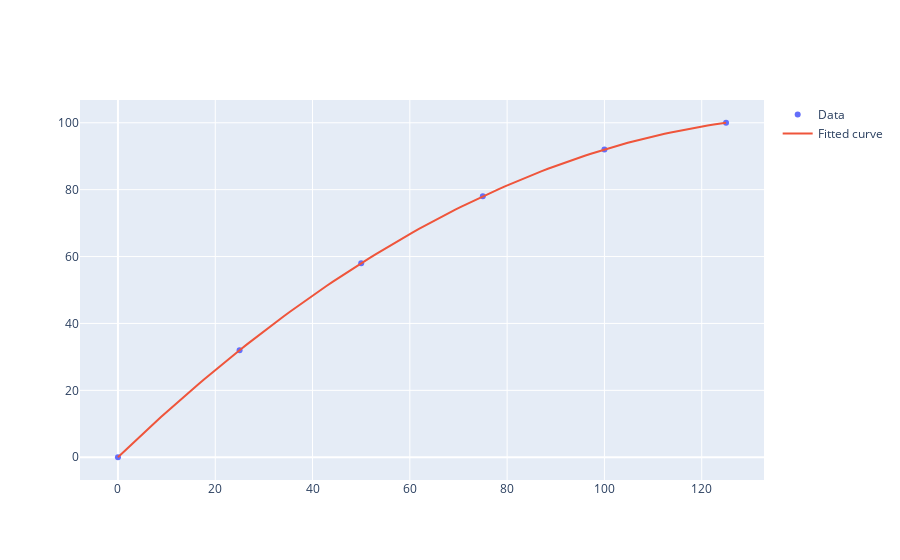

The notebook cell this image was saved under:
### Code cell
import numpy as np
from scipy.optimize import curve_fit
import plotly.graph_objects as go

t = np.array([0, 25, 50, 75, 100, 125])
y = np.array([0, 32, 58, 78, 92, 100])

def func(t, a, b, c):
    return a*t**2 + b*t + c

popt, _ = curve_fit(func, t, y)

a, b, c = popt
print(f"The fitted curve is: y = {a}*t^2 + {b}*t + {c}")

y_pred = func(t, a, b, c)
residuals = y - y_pred

ss_res = np.sum(residuals**2) 
ss_tot = np.sum((y - np.mean(y))**2)  
r_squared = 1 - (ss_res / ss_tot)  

print("Residuals:", residuals)
print("R-squared:", r_squared)

t_values = np.linspace(0, 125, 100)
fitted_curve = func(t_values, a, b, c)

scatter = go.Scatter(x=t, y=y, mode='markers', name='Data')
fitted_line = go.Scatter(x=t_values, y=fitted_curve, mode='lines', name='Fitted curve')

fig = go.Figure(data=[scatter, fitted_line])
fig.show()

def velocity(t):
    return 2*a*t + b

v = velocity(62.5)
print(f"Velocity at t = 62.5 s is {v} km/s")

### Figure 1 — Plotly figure (JSON) as saved in the notebook; plotly's stock layout.template omitted (floating-point values rounded to 4 significant figures)
{"data": [{"mode": "markers", "name": "Data", "x": [0, 25, 50, 75, 100, 125], "y": [0, 32, 58, 78, 92, 100], "type": "scatter"}, {"mode": "lines", "name": "Fitted curve", "x": [0.0, 1.263, 2.525, 3.788, 5.051, 6.313, 7.576, 8.838, 10.1, 11.36, 12.63, 13.89, 15.15, 16.41, 17.68, 18.94, 20.2, 21.46, 22.73, 23.99, 25.25, 26.52, 27.78, 29.04, 30.3, 31.57, 32.83, 34.09, 35.35, 36.62, 37.88, 39.14, 40.4, 41.67, 42.93, 44.19, 45.45, 46.72, 47.98, 49.24, 50.51, 51.77, 53.03, 54.29, 55.56, 56.82, 58.08, 59.34, 60.61, 61.87, 63.13, 64.39, 65.66, 66.92, 68.18, 69.44, 70.71, 71.97, 73.23, 74.49, 75.76, 77.02, 78.28, 79.55, 80.81, 82.07, 83.33, 84.6, 85.86, 87.12, 88.38, 89.65, 90.91, 92.17, 93.43, 94.7, 95.96, 97.22, 98.48, 99.75, 101.0, 102.3, 103.5, 104.8, 106.1, 107.3, 108.6, 109.8, 111.1, 112.4, 113.6, 114.9, 116.2, 117.4, 118.7, 119.9, 121.2, 122.5, 123.7, 125.0], "y": [2.813e-23, 1.76, 3.505, 5.234, 6.948, 8.647, 10.33, 12.0, 13.65, 15.29, 16.91, 18.52, 20.11, 21.69, 23.25, 24.79, 26.32, 27.84, 29.34, 30.82, 32.29, 33.75, 35.19, 36.61, 38.02, 39.41, 40.79, 42.15, 43.5, 44.83, 46.14, 47.44, 48.73, 50.0, 51.25, 52.49, 53.72, 54.93, 56.12, 57.3, 58.46, 59.61, 60.74, 61.86, 62.96, 64.05, 65.12, 66.18, 67.22, 68.24, 69.25, 70.25, 71.23, 72.19, 73.14, 74.07, 74.99, 75.9, 76.78, 77.66, 78.51, 79.35, 80.18, 80.99, 81.79, 82.57, 83.33, 84.08, 84.82, 85.54, 86.24, 86.93, 87.6, 88.26, 88.9, 89.53, 90.14, 90.74, 91.32, 91.89, 92.44, 92.98, 93.5, 94.0, 94.49, 94.96, 95.42, 95.87, 96.3, 96.71, 97.11, 97.49, 97.86, 98.21, 98.55, 98.87, 99.17, 99.46, 99.74, 100.0], "type": "scatter"}], "layout": {}}
